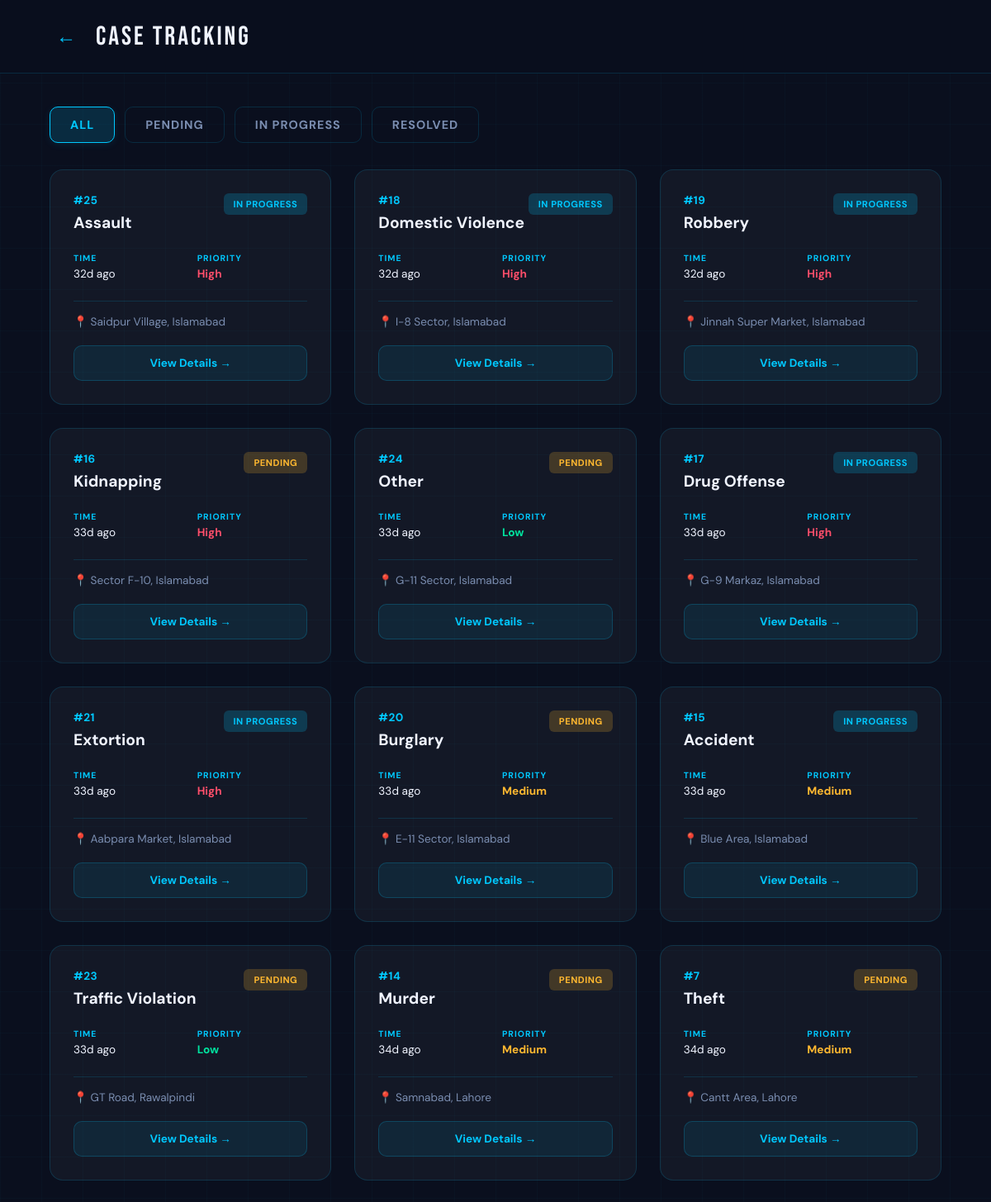
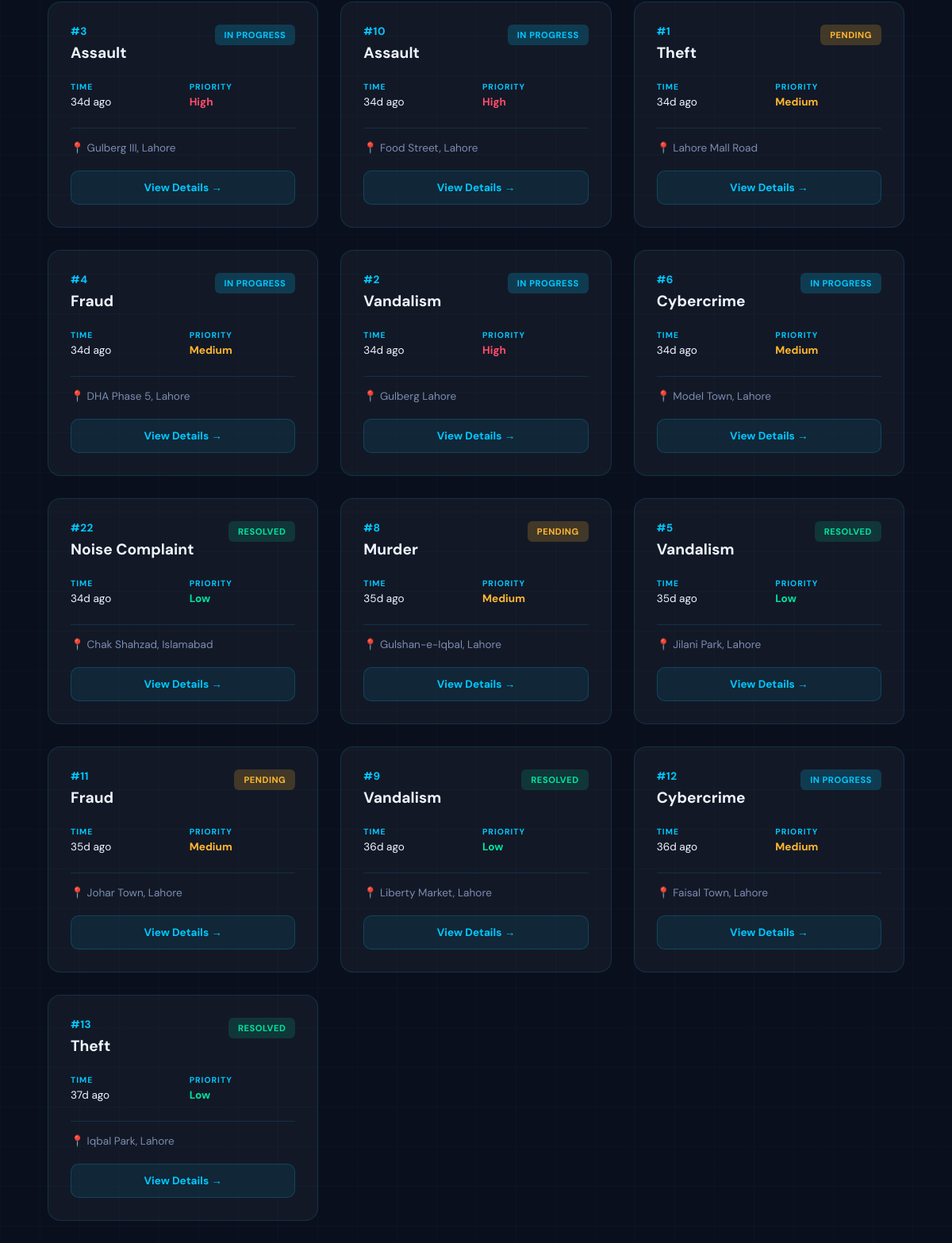
The app's page /case_tracking with its own data (2 pictures, top to bottom).
### tables this page shows
CREATE TABLE Cases (
    case_id INTEGER PRIMARY KEY AUTOINCREMENT,
    complaint_id INTEGER UNIQUE,
    assigned_police_id INTEGER,
    assigned_detective_id INTEGER,
    assigned_volunteer_id INTEGER,
    priority TEXT DEFAULT 'Medium' CHECK(priority IN ('High','Medium','Low')),
    notes TEXT,
    last_updated DATETIME DEFAULT CURRENT_TIMESTAMP,

    FOREIGN KEY (complaint_id) REFERENCES Complaints(complaint_id),
    FOREIGN KEY (assigned_police_id) REFERENCES AuthorizedPersonnel(personnel_id),
    FOREIGN KEY (assigned_detective_id) REFERENCES AuthorizedPersonnel(personnel_id),
    FOREIGN KEY (assigned_volunteer_id) REFERENCES AuthorizedPersonnel(personnel_id)
);

CREATE TABLE Complaints (
    complaint_id INTEGER PRIMARY KEY AUTOINCREMENT,
    user_id INTEGER,
    category_id INTEGER,
    description TEXT NOT NULL,
    location TEXT NOT NULL,
    status TEXT DEFAULT 'Pending' CHECK(status IN ('Pending','In Progress','Resolved')),
    created_at DATETIME DEFAULT CURRENT_TIMESTAMP,

    FOREIGN KEY (user_id) REFERENCES Citizens(citizen_id),
    FOREIGN KEY (category_id) REFERENCES CrimeCategories(category_id)
);

CREATE TABLE CrimeCategories (
    category_id INTEGER PRIMARY KEY AUTOINCREMENT,
    name TEXT UNIQUE NOT NULL
);

### app.py (the view)
@app.route('/case_tracking')
@app.route('/case_tracking/<filter_type>')
def case_tracking(filter_type=None):
    db = get_db_connection()
    if filter_type == 'high_priority':
        cases = db.execute('''
            SELECT c.complaint_id, cc.name as category_name, c.location, c.status,
                   cs.priority, c.created_at
            FROM Complaints c
            JOIN CrimeCategories cc ON c.category_id = cc.category_id
            JOIN Cases cs ON c.complaint_id = cs.complaint_id
            WHERE cs.priority = 'High'
            ORDER BY c.created_at DESC
        ''').fetchall()
    else:
        cases = db.execute('''
            SELECT c.complaint_id, cc.name as category_name, c.location, c.status,
                   cs.priority, c.created_at
            FROM Complaints c
            JOIN CrimeCategories cc ON c.category_id = cc.category_id
            LEFT JOIN Cases cs ON c.complaint_id = cs.complaint_id
            ORDER BY c.created_at DESC
        ''').fetchall()
    all_cases = []
    for c in cases:
        all_cases.append({
            'complaint_id': c['complaint_id'],
            'category_name': c['category_name'],
            'location': c['location'],
            'status': c['status'],
            'priority': c['priority'] if c['priority'] else 'Medium',
            'time_ago': time_ago(c['created_at'])
        })
    db.close()
    return render_template('case_tracking.html', cases=all_cases, filter_type=filter_type)

### app.py (called while the page is built)
def get_db_connection():
    conn = sqlite3.connect(DATABASE, timeout=10)
    conn.row_factory = sqlite3.Row
    return conn

def time_ago(dt_str):
    if not dt_str:
        return ''
    dt = datetime.strptime(dt_str, '%Y-%m-%d %H:%M:%S')
    now = datetime.utcnow()
    diff = now - dt
    minutes = int(diff.total_seconds() // 60)
    if minutes < 1:
        return 'Just now'
    elif minutes < 60:
        return f'{minutes}m ago'
    elif minutes < 1440:
        return f'{minutes // 60}h ago'
    else:
        return f'{minutes // 1440}d ago'

### templates/case_tracking.html (shortened to what this page needs)
<!DOCTYPE html>
<html lang="en">
<head>
</head>
<body>
  <div class="app-container">
    <div class="header">
      <button class="back-btn" onclick="window.history.back()">←</button>
      <div class="header-title">CASE TRACKING</div>
    </div>
    <div class="app-content">
      <div class="content">
        <div class="filter-tabs">
          <button class="filter-tab active" onclick="filterCases(this,'all')">All</button>
          <button class="filter-tab" onclick="filterCases(this,'Pending')">Pending</button>
          <button class="filter-tab" onclick="filterCases(this,'In Progress')">In Progress</button>
          <button class="filter-tab" onclick="filterCases(this,'Resolved')">Resolved</button>
        </div>
        <div id="caseList" class="cases-grid">
          {% for c in cases %}
          <div class="case-card" data-status="{{ c.status }}">
            <div class="case-top">
              <div>
                <div class="case-num">#{{ c.complaint_id }}</div>
                <div class="case-type">{{ c.category_name }}</div>
              </div>
              <span class="case-status {% if c.status == 'Pending' %}cs-pending{% elif c.status == 'In Progress' %}cs-progress{% else %}cs-resolved{% endif %}">{{ c.status }}</span>
            </div>
            <div class="case-meta">
              <div>
                <div class="meta-label">Time</div>
                <div>{{ c.time_ago }}</div>
              </div>
              <div>
                <div class="meta-label">Priority</div>
                <div class="{% if c.priority == 'High' %}pr-high{% elif c.priority == 'Medium' %}pr-med{% else %}pr-low{% endif %}">{{ c.priority if c.priority else 'Medium' }}</div>
              </div>
            </div>
            <div class="case-loc">📍 {{ c.location }}</div>
              <a href="/case_detail/{{ c.complaint_id }}{% if viewer_role == 'police' %}?assigned=1{% elif viewer_role == 'detective' %}?detective=1{% endif %}" class="view-btn">View Details →</a>
          </div>
          {% else %}
          <div class="empty-state">
            <div style="font-size:2.5rem;margin-bottom:16px;">📋</div>
            No cases found<br>
            <span style="font-size:0.8rem;opacity:0.7;">Your reported cases will appear here</span>
          </div>
          {% endfor %}
        </div>
      </div>
    </div>
  </div>
</body>
</html>

### records on screen
Cases: complaint_id "25", category_name "Assault", status "IN PROGRESS", time_ago "32d ago", priority "High", location "Saidpur Village, Islamabad"
Cases: complaint_id "18", category_name "Domestic Violence", status "IN PROGRESS", time_ago "32d ago", priority "High", location "I-8 Sector, Islamabad"
Cases: complaint_id "19", category_name "Robbery", status "IN PROGRESS", time_ago "32d ago", priority "High", location "Jinnah Super Market, Islamabad"
Cases: complaint_id "16", category_name "Kidnapping", status "PENDING", time_ago "33d ago", priority "High", location "Sector F-10, Islamabad"
Cases: complaint_id "24", category_name "Other", status "PENDING", time_ago "33d ago", priority "Low", location "G-11 Sector, Islamabad"
Cases: complaint_id "17", category_name "Drug Offense", status "IN PROGRESS", time_ago "33d ago", priority "High", location "G-9 Markaz, Islamabad"
Cases: complaint_id "21", category_name "Extortion", status "IN PROGRESS", time_ago "33d ago", priority "High", location "Aabpara Market, Islamabad"
Cases: complaint_id "20", category_name "Burglary", status "PENDING", time_ago "33d ago", priority "Medium", location "E-11 Sector, Islamabad"
Cases: complaint_id "15", category_name "Accident", status "IN PROGRESS", time_ago "33d ago", priority "Medium", location "Blue Area, Islamabad"
Cases: complaint_id "23", category_name "Traffic Violation", status "PENDING", time_ago "33d ago", priority "Low", location "GT Road, Rawalpindi"
Cases: complaint_id "14", category_name "Murder", status "PENDING", time_ago "34d ago", priority "Medium", location "Samnabad, Lahore"
Cases: complaint_id "7", category_name "Theft", status "PENDING", time_ago "34d ago", priority "Medium", location "Cantt Area, Lahore"
Cases: complaint_id "3", category_name "Assault", status "IN PROGRESS", time_ago "34d ago", priority "High", location "Gulberg III, Lahore"
Cases: complaint_id "10", category_name "Assault", status "IN PROGRESS", time_ago "34d ago", priority "High", location "Food Street, Lahore"
Cases: complaint_id "1", category_name "Theft", status "PENDING", time_ago "34d ago", priority "Medium", location "Lahore Mall Road"
Cases: complaint_id "4", category_name "Fraud", status "IN PROGRESS", time_ago "34d ago", priority "Medium", location "DHA Phase 5, Lahore"
Cases: complaint_id "2", category_name "Vandalism", status "IN PROGRESS", time_ago "34d ago", priority "High", location "Gulberg Lahore"
Cases: complaint_id "6", category_name "Cybercrime", status "IN PROGRESS", time_ago "34d ago", priority "Medium", location "Model Town, Lahore"
Cases: complaint_id "22", category_name "Noise Complaint", status "RESOLVED", time_ago "34d ago", priority "Low", location "Chak Shahzad, Islamabad"
Cases: complaint_id "8", category_name "Murder", status "PENDING", time_ago "35d ago", priority "Medium", location "Gulshan-e-Iqbal, Lahore"
Cases: complaint_id "5", category_name "Vandalism", status "RESOLVED", time_ago "35d ago", priority "Low", location "Jilani Park, Lahore"
Cases: complaint_id "11", category_name "Fraud", status "PENDING", time_ago "35d ago", priority "Medium", location "Johar Town, Lahore"
Cases: complaint_id "9", category_name "Vandalism", status "RESOLVED", time_ago "36d ago", priority "Low", location "Liberty Market, Lahore"
Cases: complaint_id "12", category_name "Cybercrime", status "IN PROGRESS", time_ago "36d ago", priority "Medium", location "Faisal Town, Lahore"
Cases: complaint_id "13", category_name "Theft", status "RESOLVED", time_ago "37d ago", priority "Low", location "Iqbal Park, Lahore"
